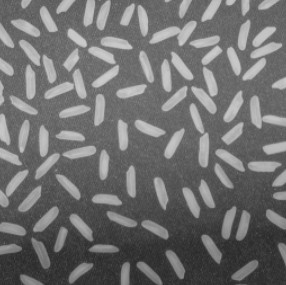
%> input picture image1.jpg, 286 x 285 px
$ octave Image_process.m   (GNU Octave 9; MATLAB toolbox functions it lacks are replaced by stand-ins)
%> lines starting %> are read from the running program, lines starting %| are printed output that depends on the picture; in (x1, y1, x2, y2) boxes, pixels count from 0 and x2, y2 are one past the last pixel; in counts of white or black regions, pixels touching at a corner belong together; the program's own positions count from 1
Y = 3;
X = 4;
n = 1;
Oring_image = imread('D:\桌面\校正亮度不均匀问题并分析前景对象\image\image1.jpg');
%> Oring_image is the input picture: size 285x286x3 uint8; min 36, max 207, mean 111.4
subplot(Y, X, n);
imshow(Oring_image);
title('Oringimage');
%图像预处理
Gray_image = rgb2gray(Oring_image);
n = n+1;
subplot(Y, X, n);
imshow(Gray_image);
title('Grayimage');
Bin_image = imbinarize(Gray_image);
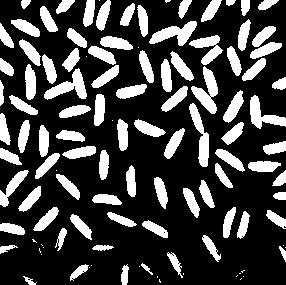
%> Bin_image: size 285x286 logical; 26.3% white; 113 white regions (24 under 20 px), largest, box (x1, y1, x2, y2) and area: (191, 66, 218, 114) 595, (149, 21, 197, 46) 569, (44, 68, 87, 100) 565
n = n+1;
subplot(Y, X, n);
imshow(Bin_image);
title('Binimage');
%开运算 运算半径15  先腐蚀 再膨胀
%第一步，使用形态学开运算删除所有前景（米粒）。
%开运算会删除无法完全包含结构元素的小对象。定义半径为 15 的盘形结构元素，
%它完全可放入一粒米内   实际为顶帽操作
SE = strel('disk',15);
background = imopen(Gray_image,SE);
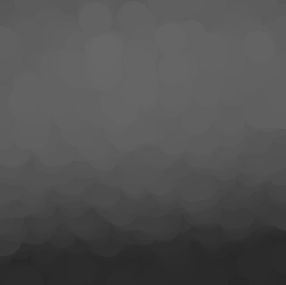
%> background: size 285x286 uint8; min 36, max 103, mean 81
n = n+1;
subplot(Y, X, n);
imshow(background);
title('background');
fore_image = Gray_image - background;
n = n+1;
subplot(Y, X, n);
imshow(fore_image);
title('foreimage');
%使用 imadjust，通过在低强度和高强度下都对 1% 的数据进行饱和处理，
%并通过拉伸强度值以填充 uint8 动态范围，来提高处理后的图像 foreimage 的对比度。
fore_image_enhance = imadjust(fore_image);
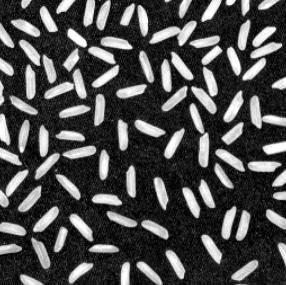
%> fore_image_enhance: size 285x286 uint8; min 0, max 255, mean 76.8
n = n+1;
subplot(Y, X, n);
imshow(fore_image_enhance);
title('foreimageenhance');
%对前景拉伸图像二值化 OTSU方法全局阈值
bin_fore_image_enhance = imbinarize(fore_image_enhance);
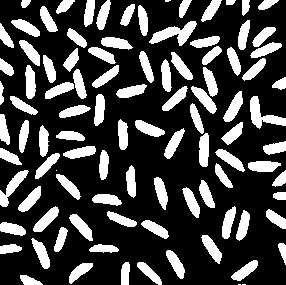
%> bin_fore_image_enhance: size 285x286 logical; 27.2% white; 99 white regions (4 under 20 px), largest, box (x1, y1, x2, y2) and area: (149, 21, 197, 46) 520, (250, 96, 286, 129) 473, (0, 170, 29, 207) 362
%滤波 去除小面积
bin_fore_image_enhance = bwareaopen(bin_fore_image_enhance,50);
n = n+1;
subplot(Y, X, n);
imshow(bin_fore_image_enhance);
title('binforeimageenhance');
%标记所有米粒
find_roi_obj = bwconncomp(bin_fore_image_enhance,4);
%> find_roi_obj = 94 connected components
%{
 find_roi_obj = struct with fields:
                Connectivity: 4
                ImageSize: [285 286]
                NumObjects: 99
                PixelIdxList: {1x99 cell}
 %}
%创建一个逻辑数组 存储某个米粒图像
disp(['总米粒数:',num2str(find_roi_obj.NumObjects)]);
%| 总米粒数:94
certain_image = false(size(bin_fore_image_enhance));
certain_image(find_roi_obj.PixelIdxList{27}) = true;
%> certain_image: size 285x286 logical; 0.31% white; 1 white region
n = n+1;
subplot(Y, X, n);
imshow(certain_image);
title('certainimage');
%打标签分组
labeled = labelmatrix(find_roi_obj);
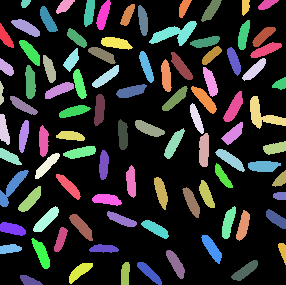
%> labeled: size 285x286 uint8; 95 distinct labels, from 0 to 94; one colour per label, 0 black
%{
labeled  struct：
  Name           Size             Bytes  Class    Attributes
  labeled      285x286            81510  uint8
%}
RGB_label = label2rgb(labeled,'autumn','g','shuffle');
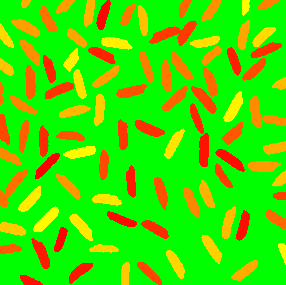
%> RGB_label: size 285x286x3 uint8; mean R, G, B 69.1, 219.8, 0
n = n+1;
subplot(Y, X, n);
imshow(RGB_label);
title('RGBlabel');
%计算基于面积的统计量
roi_obj_data = regionprops(find_roi_obj,'basic');
%> roi_obj_data = 94 regions; largest, box (x1, y1, x2, y2), Area and Centroid: (149, 21, 197, 46) 520 [175.5 34.1], (250, 96, 286, 129) 473 [263.7 115.8], (0, 170, 29, 207) 362 [12.9 187.9], (223, 91, 243, 122) 302 [234.5 108.2], (191, 86, 217, 114) 300 [205.2 100]
%{
  roi_obj_data struct:
             Area
            Centroid
            BoundingBox
%}
roi_obj_areas = [roi_obj_data.Area];
%> roi_obj_areas = 94 values, max 520 at index 55, min 60 at index 15, mean 234.9
disp(['第50个米粒大小:',num2str(roi_obj_areas(50))]);
%| 第50个米粒大小:283
[min_area, idx] = min(roi_obj_areas);
%> min_area = 60; idx = 15
disp(['最小米粒位置:',num2str(idx)]);
%| 最小米粒位置:15
disp(['最小米粒大小:',num2str(roi_obj_areas(idx))]);
%| 最小米粒大小:60
%显示最小米粒
show_min_rice = false(size(bin_fore_image_enhance));
show_min_rice(find_roi_obj.PixelIdxList{idx}) = true;
%> show_min_rice: size 285x286 logical; 0.07% white; 1 white region, box (x1, y1, x2, y2) and area: (21, 0, 31, 8) 60
n = n+1;
subplot(Y, X, n);
imshow(show_min_rice);
title('showminrice');
n = n+1;
subplot(Y, X, n);
histogram(roi_obj_areas)
title('米粒面积直方图')
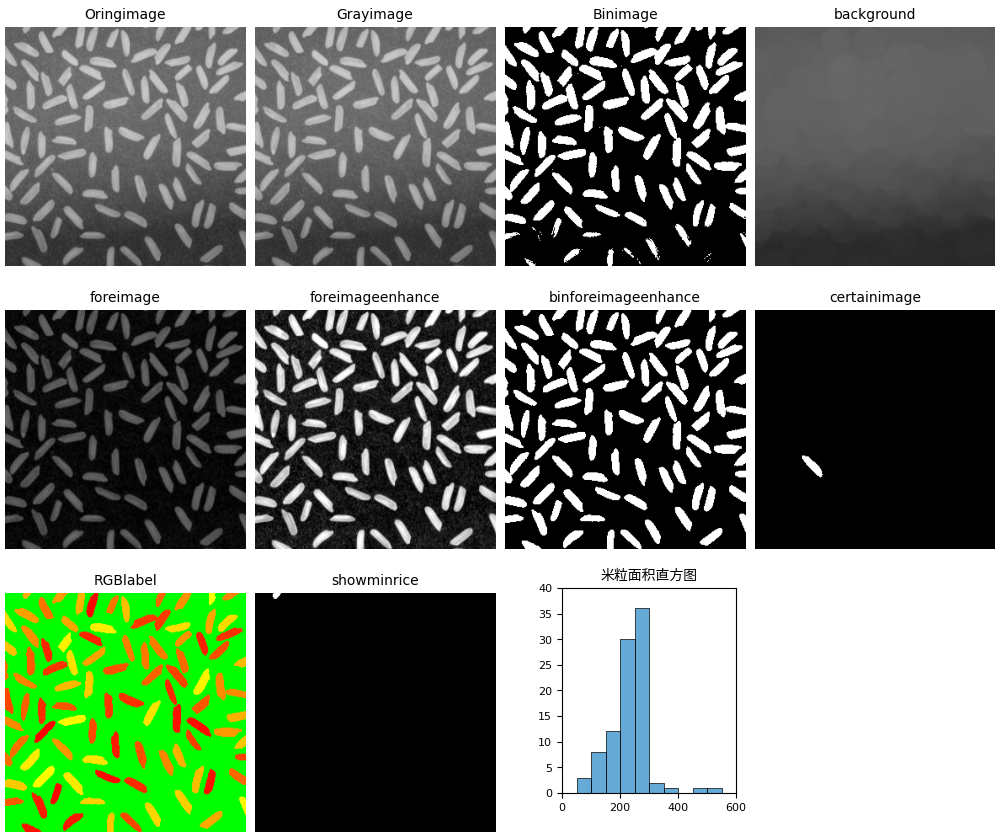
%> figure redrawn from the program's plot data, 11 panels
